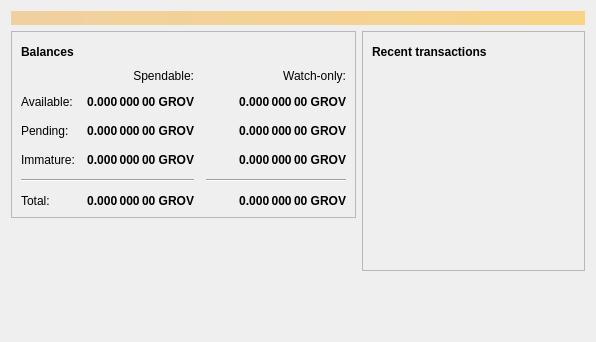
<?xml version="1.0" encoding="UTF-8"?>
<ui version="4.0">
 <class>OverviewPage</class>
 <widget class="QWidget" name="OverviewPage">
  <property name="geometry">
   <rect>
    <x>0</x>
    <y>0</y>
    <width>596</width>
    <height>342</height>
   </rect>
  </property>
  <property name="windowTitle">
   <string>Form</string>
  </property>
  <layout class="QVBoxLayout" name="topLayout">
   <item>
    <widget class="QLabel" name="labelAlerts">
     <property name="visible">
      <bool>false</bool>
     </property>
     <property name="styleSheet">
      <string notr="true">QLabel { background-color: qlineargradient(x1: 0, y1: 0, x2: 1, y2: 0, stop:0 #F0D0A0, stop:1 #F8D488); color:#000000; }</string>
     </property>
     <property name="wordWrap">
      <bool>true</bool>
     </property>
     <property name="margin">
      <number>3</number>
     </property>
     <property name="textInteractionFlags">
      <set>Qt::TextSelectableByMouse</set>
     </property>
    </widget>
   </item>
   <item>
    <layout class="QHBoxLayout" name="horizontalLayout" stretch="1,1">
     <item>
      <layout class="QVBoxLayout" name="verticalLayout_2">
       <item>
        <widget class="QFrame" name="frame">
         <property name="frameShape">
          <enum>QFrame::StyledPanel</enum>
         </property>
         <property name="frameShadow">
          <enum>QFrame::Raised</enum>
         </property>
         <layout class="QVBoxLayout" name="verticalLayout_4">
          <item>
           <layout class="QHBoxLayout" name="horizontalLayout_4">
            <item>
             <widget class="QLabel" name="label_5">
              <property name="font">
               <font>
                <weight>75</weight>
                <bold>true</bold>
               </font>
              </property>
              <property name="text">
               <string>Balances</string>
              </property>
             </widget>
            </item>
            <item>
             <widget class="QPushButton" name="labelWalletStatus">
              <property name="enabled">
               <bool>true</bool>
              </property>
              <property name="maximumSize">
               <size>
                <width>30</width>
                <height>16777215</height>
               </size>
              </property>
              <property name="toolTip">
               <string>The displayed information may be out of date. Your wallet automatically synchronizes with the Grovcoin network after a connection is established, but this process has not completed yet.</string>
              </property>
              <property name="text">
               <string/>
              </property>
              <property name="icon">
               <iconset resource="../bitcoin.qrc">
                <normaloff>:/icons/warning</normaloff>
                <disabledoff>:/icons/warning</disabledoff>:/icons/warning</iconset>
              </property>
              <property name="iconSize">
               <size>
                <width>24</width>
                <height>24</height>
               </size>
              </property>
              <property name="flat">
               <bool>true</bool>
              </property>
             </widget>
            </item>
            <item>
             <spacer name="horizontalSpacer_3">
              <property name="orientation">
               <enum>Qt::Horizontal</enum>
              </property>
              <property name="sizeHint" stdset="0">
               <size>
                <width>40</width>
                <height>20</height>
               </size>
              </property>
             </spacer>
            </item>
           </layout>
          </item>
          <item>
           <layout class="QGridLayout" name="gridLayout">
            <property name="spacing">
             <number>12</number>
            </property>
            <item row="2" column="2">
             <widget class="QLabel" name="labelWatchPending">
              <property name="font">
               <font>
                <weight>75</weight>
                <bold>true</bold>
               </font>
              </property>
              <property name="cursor">
               <cursorShape>IBeamCursor</cursorShape>
              </property>
              <property name="toolTip">
               <string>Unconfirmed transactions to watch-only addresses</string>
              </property>
              <property name="text">
               <string notr="true">0.000 000 00 GROV</string>
              </property>
              <property name="alignment">
               <set>Qt::AlignRight|Qt::AlignTrailing|Qt::AlignVCenter</set>
              </property>
              <property name="textInteractionFlags">
               <set>Qt::LinksAccessibleByMouse|Qt::TextSelectableByKeyboard|Qt::TextSelectableByMouse</set>
              </property>
             </widget>
            </item>
            <item row="2" column="1">
             <widget class="QLabel" name="labelUnconfirmed">
              <property name="font">
               <font>
                <weight>75</weight>
                <bold>true</bold>
               </font>
              </property>
              <property name="cursor">
               <cursorShape>IBeamCursor</cursorShape>
              </property>
              <property name="toolTip">
               <string>Total of transactions that have yet to be confirmed, and do not yet count toward the spendable balance</string>
              </property>
              <property name="text">
               <string notr="true">0.000 000 00 GROV</string>
              </property>
              <property name="alignment">
               <set>Qt::AlignRight|Qt::AlignTrailing|Qt::AlignVCenter</set>
              </property>
              <property name="textInteractionFlags">
               <set>Qt::LinksAccessibleByMouse|Qt::TextSelectableByKeyboard|Qt::TextSelectableByMouse</set>
              </property>
             </widget>
            </item>
            <item row="3" column="2">
             <widget class="QLabel" name="labelWatchImmature">
              <property name="font">
               <font>
                <weight>75</weight>
                <bold>true</bold>
               </font>
              </property>
              <property name="cursor">
               <cursorShape>IBeamCursor</cursorShape>
              </property>
              <property name="toolTip">
               <string>Mined balance in watch-only addresses that has not yet matured</string>
              </property>
              <property name="text">
               <string notr="true">0.000 000 00 GROV</string>
              </property>
              <property name="alignment">
               <set>Qt::AlignRight|Qt::AlignTrailing|Qt::AlignVCenter</set>
              </property>
              <property name="textInteractionFlags">
               <set>Qt::LinksAccessibleByMouse|Qt::TextSelectableByKeyboard|Qt::TextSelectableByMouse</set>
              </property>
             </widget>
            </item>
            <item row="4" column="0" colspan="2">
             <widget class="Line" name="line">
              <property name="orientation">
               <enum>Qt::Horizontal</enum>
              </property>
             </widget>
            </item>
            <item row="4" column="2">
             <widget class="Line" name="lineWatchBalance">
              <property name="sizePolicy">
               <sizepolicy hsizetype="Preferred" vsizetype="Fixed">
                <horstretch>0</horstretch>
                <verstretch>0</verstretch>
               </sizepolicy>
              </property>
              <property name="minimumSize">
               <size>
                <width>140</width>
                <height>0</height>
               </size>
              </property>
              <property name="orientation">
               <enum>Qt::Horizontal</enum>
              </property>
             </widget>
            </item>
            <item row="5" column="0">
             <widget class="QLabel" name="labelTotalText">
              <property name="text">
               <string>Total:</string>
              </property>
             </widget>
            </item>
            <item row="3" column="1">
             <widget class="QLabel" name="labelImmature">
              <property name="font">
               <font>
                <weight>75</weight>
                <bold>true</bold>
               </font>
              </property>
              <property name="cursor">
               <cursorShape>IBeamCursor</cursorShape>
              </property>
              <property name="toolTip">
               <string>Mined balance that has not yet matured</string>
              </property>
              <property name="text">
               <string notr="true">0.000 000 00 GROV</string>
              </property>
              <property name="alignment">
               <set>Qt::AlignRight|Qt::AlignTrailing|Qt::AlignVCenter</set>
              </property>
              <property name="textInteractionFlags">
               <set>Qt::LinksAccessibleByMouse|Qt::TextSelectableByKeyboard|Qt::TextSelectableByMouse</set>
              </property>
             </widget>
            </item>
            <item row="2" column="3">
             <spacer name="horizontalSpacer_2">
              <property name="orientation">
               <enum>Qt::Horizontal</enum>
              </property>
              <property name="sizeHint" stdset="0">
               <size>
                <width>40</width>
                <height>20</height>
               </size>
              </property>
             </spacer>
            </item>
            <item row="3" column="0">
             <widget class="QLabel" name="labelImmatureText">
              <property name="text">
               <string>Immature:</string>
              </property>
             </widget>
            </item>
            <item row="5" column="1">
             <widget class="QLabel" name="labelTotal">
              <property name="font">
               <font>
                <weight>75</weight>
                <bold>true</bold>
               </font>
              </property>
              <property name="cursor">
               <cursorShape>IBeamCursor</cursorShape>
              </property>
              <property name="toolTip">
               <string>Your current total balance</string>
              </property>
              <property name="text">
               <string notr="true">0.000 000 00 GROV</string>
              </property>
              <property name="alignment">
               <set>Qt::AlignRight|Qt::AlignTrailing|Qt::AlignVCenter</set>
              </property>
              <property name="textInteractionFlags">
               <set>Qt::LinksAccessibleByMouse|Qt::TextSelectableByKeyboard|Qt::TextSelectableByMouse</set>
              </property>
             </widget>
            </item>
            <item row="5" column="2">
             <widget class="QLabel" name="labelWatchTotal">
              <property name="font">
               <font>
                <weight>75</weight>
                <bold>true</bold>
               </font>
              </property>
              <property name="cursor">
               <cursorShape>IBeamCursor</cursorShape>
              </property>
              <property name="toolTip">
               <string>Current total balance in watch-only addresses</string>
              </property>
              <property name="text">
               <string notr="true">0.000 000 00 GROV</string>
              </property>
              <property name="alignment">
               <set>Qt::AlignRight|Qt::AlignTrailing|Qt::AlignVCenter</set>
              </property>
              <property name="textInteractionFlags">
               <set>Qt::LinksAccessibleByMouse|Qt::TextSelectableByKeyboard|Qt::TextSelectableByMouse</set>
              </property>
             </widget>
            </item>
            <item row="0" column="2">
             <widget class="QLabel" name="labelWatchonly">
              <property name="text">
               <string>Watch-only:</string>
              </property>
              <property name="alignment">
               <set>Qt::AlignRight|Qt::AlignTrailing|Qt::AlignVCenter</set>
              </property>
             </widget>
            </item>
            <item row="1" column="0">
             <widget class="QLabel" name="labelBalanceText">
              <property name="text">
               <string>Available:</string>
              </property>
             </widget>
            </item>
            <item row="1" column="1">
             <widget class="QLabel" name="labelBalance">
              <property name="font">
               <font>
                <weight>75</weight>
                <bold>true</bold>
               </font>
              </property>
              <property name="cursor">
               <cursorShape>IBeamCursor</cursorShape>
              </property>
              <property name="toolTip">
               <string>Your current spendable balance</string>
              </property>
              <property name="text">
               <string notr="true">0.000 000 00 GROV</string>
              </property>
              <property name="alignment">
               <set>Qt::AlignRight|Qt::AlignTrailing|Qt::AlignVCenter</set>
              </property>
              <property name="textInteractionFlags">
               <set>Qt::LinksAccessibleByMouse|Qt::TextSelectableByKeyboard|Qt::TextSelectableByMouse</set>
              </property>
             </widget>
            </item>
            <item row="1" column="2">
             <widget class="QLabel" name="labelWatchAvailable">
              <property name="font">
               <font>
                <weight>75</weight>
                <bold>true</bold>
               </font>
              </property>
              <property name="cursor">
               <cursorShape>IBeamCursor</cursorShape>
              </property>
              <property name="toolTip">
               <string>Your current balance in watch-only addresses</string>
              </property>
              <property name="text">
               <string notr="true">0.000 000 00 GROV</string>
              </property>
              <property name="alignment">
               <set>Qt::AlignRight|Qt::AlignTrailing|Qt::AlignVCenter</set>
              </property>
              <property name="textInteractionFlags">
               <set>Qt::LinksAccessibleByMouse|Qt::TextSelectableByKeyboard|Qt::TextSelectableByMouse</set>
              </property>
             </widget>
            </item>
            <item row="2" column="0">
             <widget class="QLabel" name="labelPendingText">
              <property name="text">
               <string>Pending:</string>
              </property>
             </widget>
            </item>
            <item row="0" column="1">
             <widget class="QLabel" name="labelSpendable">
              <property name="text">
               <string>Spendable:</string>
              </property>
              <property name="alignment">
               <set>Qt::AlignRight|Qt::AlignTrailing|Qt::AlignVCenter</set>
              </property>
             </widget>
            </item>
           </layout>
          </item>
         </layout>
        </widget>
       </item>
       <item>
        <spacer name="verticalSpacer">
         <property name="orientation">
          <enum>Qt::Vertical</enum>
         </property>
         <property name="sizeHint" stdset="0">
          <size>
           <width>20</width>
           <height>40</height>
          </size>
         </property>
        </spacer>
       </item>
      </layout>
     </item>
     <item>
      <layout class="QVBoxLayout" name="verticalLayout_3">
       <item>
        <widget class="QFrame" name="frame_2">
         <property name="frameShape">
          <enum>QFrame::StyledPanel</enum>
         </property>
         <property name="frameShadow">
          <enum>QFrame::Raised</enum>
         </property>
         <layout class="QVBoxLayout" name="verticalLayout">
          <item>
           <layout class="QHBoxLayout" name="horizontalLayout_2">
            <item>
             <widget class="QLabel" name="label_4">
              <property name="font">
               <font>
                <weight>75</weight>
                <bold>true</bold>
               </font>
              </property>
              <property name="text">
               <string>Recent transactions</string>
              </property>
             </widget>
            </item>
            <item>
             <widget class="QPushButton" name="labelTransactionsStatus">
              <property name="enabled">
               <bool>true</bool>
              </property>
              <property name="maximumSize">
               <size>
                <width>30</width>
                <height>16777215</height>
               </size>
              </property>
              <property name="toolTip">
               <string>The displayed information may be out of date. Your wallet automatically synchronizes with the Grovcoin network after a connection is established, but this process has not completed yet.</string>
              </property>
              <property name="text">
               <string/>
              </property>
              <property name="icon">
               <iconset resource="../bitcoin.qrc">
                <normaloff>:/icons/warning</normaloff>
                <disabledoff>:/icons/warning</disabledoff>:/icons/warning</iconset>
              </property>
              <property name="iconSize">
               <size>
                <width>24</width>
                <height>24</height>
               </size>
              </property>
              <property name="flat">
               <bool>true</bool>
              </property>
             </widget>
            </item>
            <item>
             <spacer name="horizontalSpacer">
              <property name="orientation">
               <enum>Qt::Horizontal</enum>
              </property>
              <property name="sizeHint" stdset="0">
               <size>
                <width>40</width>
                <height>20</height>
               </size>
              </property>
             </spacer>
            </item>
           </layout>
          </item>
          <item>
           <widget class="QListView" name="listTransactions">
            <property name="styleSheet">
             <string notr="true">QListView { background: transparent; }</string>
            </property>
            <property name="frameShape">
             <enum>QFrame::NoFrame</enum>
            </property>
            <property name="verticalScrollBarPolicy">
             <enum>Qt::ScrollBarAlwaysOff</enum>
            </property>
            <property name="horizontalScrollBarPolicy">
             <enum>Qt::ScrollBarAlwaysOff</enum>
            </property>
            <property name="selectionMode">
             <enum>QAbstractItemView::NoSelection</enum>
            </property>
           </widget>
          </item>
         </layout>
        </widget>
       </item>
       <item>
        <spacer name="verticalSpacer_2">
         <property name="orientation">
          <enum>Qt::Vertical</enum>
         </property>
         <property name="sizeHint" stdset="0">
          <size>
           <width>20</width>
           <height>40</height>
          </size>
         </property>
        </spacer>
       </item>
      </layout>
     </item>
    </layout>
   </item>
  </layout>
 </widget>
 <resources/>
 <connections/>
</ui>
